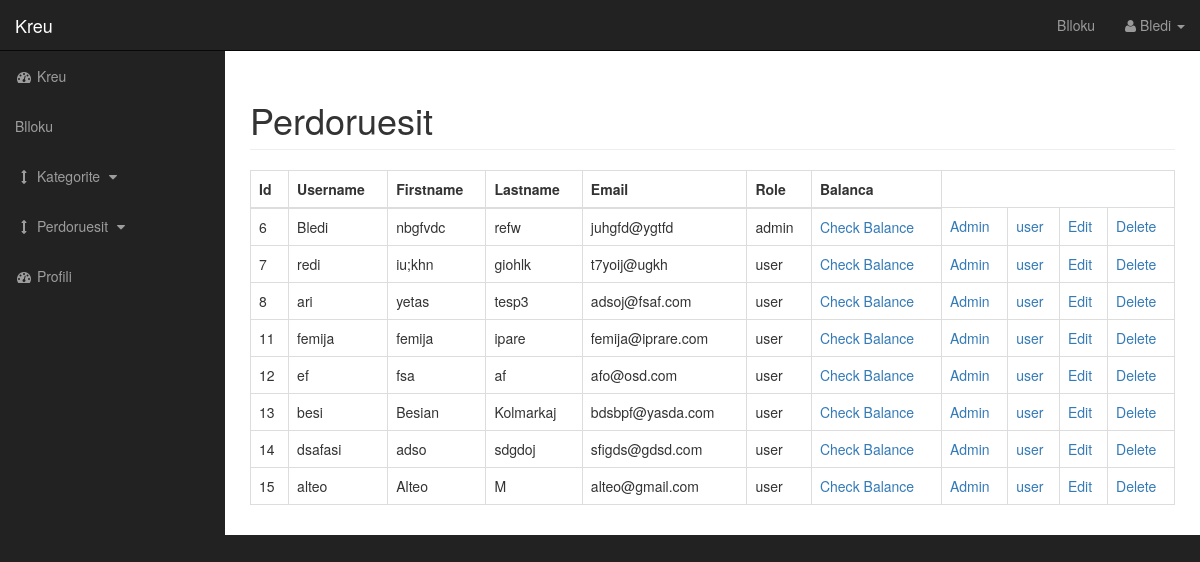
Screenshot of /admin/users.php (signed in) with the database file from the repository.
### tables this page shows
CREATE TABLE `users` (
  `user_id` int(3) NOT NULL,
  `username` varchar(255) NOT NULL,
  `user_password` varchar(255) NOT NULL,
  `user_firstname` varchar(255) NOT NULL,
  `user_lastname` varchar(255) NOT NULL,
  `user_email` varchar(255) NOT NULL,
  `user_role` varchar(255) NOT NULL,
  `randSalt` varchar(255) NOT NULL DEFAULT '$2y$10$keyperhash22'
);

### admin/includes/view_all_users.php (the view, shortened to what this page needs)
         <table class="table table-bordered table-hover">
              <thead>
                  <tr>
                      <th>Id</th>
                      <th>Username</th>
                      <th>Firstname</th>
                      <th>Lastname</th>
                      <th>Email</th>
                      <th>Role</th>
                                              <th>Balanca</th>
                  </tr>
              </thead>
                    <tbody>
<?php
  $query = "SELECT * FROM users";
  $select_users = mysqli_query($connection,$query);
  while($row = mysqli_fetch_assoc($select_users)) {
      $user_id             = $row['user_id'];
      $username            = $row['username'];
      $user_firstname      = $row['user_firstname'];
      $user_lastname       = $row['user_lastname'];
      $user_email          = $row['user_email'];
      $user_role           = $row['user_role'];
      echo "<tr>";
      echo "<td>$user_id </td>";
      echo "<td>$username</td>";
      echo "<td>$user_firstname</td>";
      echo "<td>$user_lastname</td>";
      echo "<td>$user_email</td>";
      echo "<td>$user_role</td>";
      echo "<td><a href='users.php?balanca={$user_id}'>Check Balance</a></td>";
      echo "<td><a href='users.php?change_to_admin={$user_id}'>Admin</a></td>";
      echo "<td><a href='users.php?change_to_user={$user_id}'>user</a></td>";
      echo "<td><a href='users.php?source=edit_user&edit_user={$user_id}'>Edit</a></td>";
      echo "<td><a href='users.php?delete={$user_id}'>Delete</a></td>";
      echo "</tr>";
  }
    ?>
          </tbody>
          </table>

### admin/css/sb-admin.css (style rules this page uses)
body { margin-top: 100px; background-color: #222; }
@media (min-width:768px) { body { margin-top: 50px; } }

### rows the page displays
users: user_id "6", username "Bledi", user_firstname "nbgfvdc", user_lastname "refw", user_email "juhgfd@ygtfd", user_role "admin"
users: user_id "7", username "redi", user_firstname "iu;khn", user_lastname "giohlk", user_email "t7yoij@ugkh", user_role "user"
users: user_id "8", username "ari", user_firstname "yetas", user_lastname "tesp3", user_email "adsoj@fsaf.com", user_role "user"
users: user_id "11", username "femija", user_firstname "femija", user_lastname "ipare", user_email "femija@iprare.com", user_role "user"
users: user_id "12", username "ef", user_firstname "fsa", user_lastname "af", user_email "afo@osd.com", user_role "user"
users: user_id "13", username "besi", user_firstname "Besian", user_lastname "Kolmarkaj", user_email "bdsbpf@yasda.com", user_role "user"
users: user_id "14", username "dsafasi", user_firstname "adso", user_lastname "sdgdoj", user_email "sfigds@gdsd.com", user_role "user"
users: user_id "15", username "alteo", user_firstname "Alteo", user_lastname "M", user_email "alteo@gmail.com", user_role "user"

### other values shown
$_SESSION['username'] "Bledi"
